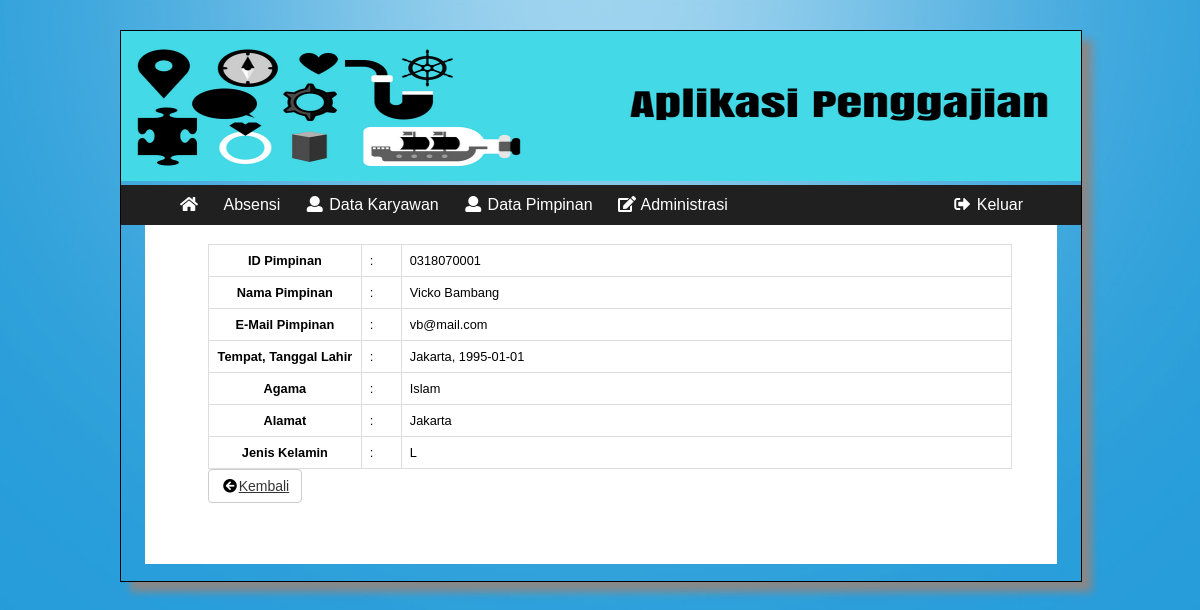
Page /admin/index.php?p=d_pimpinan_tools&id=0318070001&aksi=detail (signed in) on the committed database.
### tables this page shows
CREATE TABLE `pimpinan` (
  `id_pimpinan` varchar(15) NOT NULL,
  `nama_pimpinan` varchar(100) DEFAULT NULL,
  `email_pimpinan` varchar(100) DEFAULT NULL,
  `tanggal_lahir_pimpinan` date DEFAULT NULL,
  `tempat_lahir_pimpinan` varchar(40) DEFAULT NULL,
  `agama_pimpinan` varchar(15) DEFAULT NULL,
  `password_pimpinan` varchar(100) DEFAULT NULL,
  `alamat_pimpinan` text,
  `jk_pimpinan` enum('L','P') DEFAULT NULL,
  `foto_pimpinan` varchar(150) DEFAULT NULL
);

### controller.php (called while the page is built, shortened)
<?php
if ((!empty($_GET['id'])) OR (!empty($_POST['id_karyawan']))) {
  if (!empty($_GET['id'])) {
    $id = $_GET['id'];
  }
  elseif (!empty($_POST['id_karyawan'])) {
    $id = $_POST['id_karyawan'];
  }
  $queryedit_pimpinan = "SELECT * FROM pimpinan WHERE id_pimpinan = '$id' order by id_pimpinan asc";
  $sqledit_pimpinan = $mysqli->query($queryedit_pimpinan);
}
?>

### admin/konten/d_pimpinan_tools.php (the view, shortened to what this page needs)
<div class="apps-content-item">
<?php
$aksi = $_GET['aksi'];
if ($aksi == 'detail') {
  ?>
  <table id="tbl">
    <?php
    foreach ($sqledit_pimpinan as $key) {
      extract($key);
      ?>
           <tr>
               <th width="19%">ID Pimpinan</th>
               <td width="5%">:</td>
               <td><?php echo $id_pimpinan; ?></td>
           </tr>
           <tr>
               <th width="19%">Nama Pimpinan</th>
               <td width="5%">:</td>
               <td><?php echo $nama_pimpinan; ?></td>
           </tr>
           <tr>
               <th width="19%">E-Mail Pimpinan</th>
               <td width="5%">:</td>
               <td><?php echo $email_pimpinan; ?></td>
           </tr>
           <tr>
               <th width="19%">Tempat, Tanggal Lahir</th>
               <td width="5%">:</td>
               <td><?php echo $tempat_lahir_pimpinan.", ".$tanggal_lahir_pimpinan; ?></td>
           </tr>
           <tr>
               <th width="19%">Agama</th>
               <td width="5%">:</td>
               <td><?php echo $agama_pimpinan; ?></td>
           </tr>
           <tr>
               <th width="19%">Alamat</th>
               <td width="5%">:</td>
               <td><?php echo $alamat_pimpinan; ?></td>
           </tr>
           <tr>
               <th width="19%">Jenis Kelamin</th>
               <td width="5%">:</td>
               <td><?php echo $jk_pimpinan; ?></td>
           </tr>
           <?php
         }
          ?>
   </table>
   <a href="index.php?p=d_pimpinan" class="btn btn-default"><i class="fa fa-fw fa-arrow-circle-left" style="color:#000"></i>Kembali</a>
  <?php
}
 ?>
</div>

### booking.css (style rules this page uses)
@media (min-width: 576px) { body { background: url(img/bg.jpg); -webkit-background-size: 100% 100%; -moz-background-size: 100% 100%; -o-background-size: 100% 100%; background-size: cover; background-repeat: no-repeat; background-position: center; position: absolute; background-attachment: fixed; margin: 0px; padding: 0px; background-color: #fff; overflow-x: hidden; } }
@media (min-width: 576px) { .apps-content-item { display: block; position: relative; float: left; width: 90%; font-size: 0.8em; padding: 1%; left : 5%; } }
@media (min-width: 576px) { #tbl { width: 100%; align-content: center; border-spacing: 0; border: 1px solid #ddd; border-right: 0; border-bottom: 0; display: table; position: relative; } }
@media (min-width: 576px) { #tbl th, #tbl td { padding: 1%; border: 1px solid #ddd; border-top: 0; border-left: 0; } }
@media (min-width: 576px) { .btn { display: inline-block; padding: 6px 12px; margin-bottom: 0; font-size: 14px; font-weight: normal; line-height: 1.42857143; text-align: center; white-space: nowrap; vertical-align: middle; -ms-touch-action: manipulation; touch-action: manipulation; cursor: pointer; -webkit-user-select: none; -moz-user-select: none; -ms-user-select: none; user-select: none; background-image: none; border: 1px solid transparent; border-radius: 4px; } }
@media (min-width: 576px) { .btn-default { color: #333; background-color: #fff; border-color: #ccc; } }

### rows in the picture
pimpinan: id_pimpinan "0318070001", nama_pimpinan "Vicko Bambang", email_pimpinan "vb@mail.com", tempat_lahir_pimpinan "Jakarta", tanggal_lahir_pimpinan "1995-01-01", agama_pimpinan "Islam", alamat_pimpinan "Jakarta", jk_pimpinan "L"
